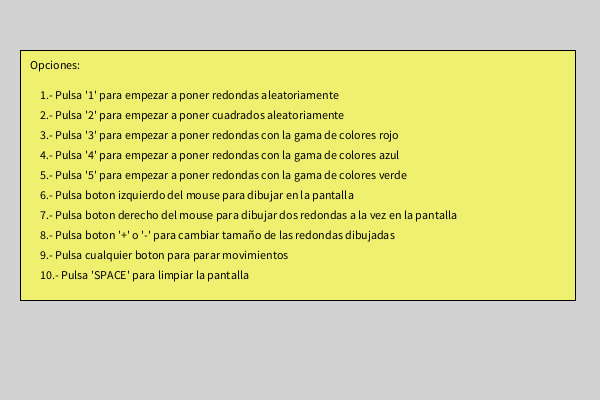
Frame 1 (no input)
Frame 60 (the mouse pressed at the canvas centre just before this capture): identical to frame 1, image omitted
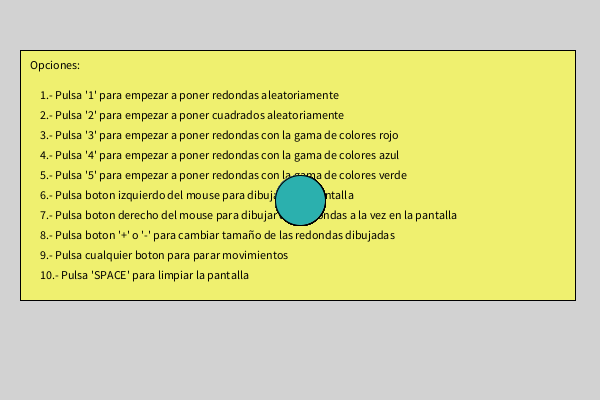
Frame 120 (the mouse held since frame 60 and released just before this capture)

The Processing sketch that drew these frames (run headless with seeded random() and noise(); from frame 60 on, the mouse is pressed at the canvas centre):

// Processing sketch: processing_78171
// ── processing_78171.pde

float x = 0;
float y = 0;
float tamany = 0;
int color0 = 40;
int color1 = 255;
int pintar = 50;

void setup(){
  size(600,400);
  background(210);
  fill (239,240,111);
  quad (20,50,575,50,575,300,20,300);
  fill (0); 
  text ("Opciones:", 30, 60, 60, 50);
  text ("1.- Pulsa '1' para empezar a poner redondas aleatoriamente", 40, 90, 550, 50);
  text ("2.- Pulsa '2' para empezar a poner cuadrados aleatoriamente", 40, 110, 550, 150);
  text ("3.- Pulsa '3' para empezar a poner redondas con la gama de colores rojo", 40, 130, 550, 150);
  text ("4.- Pulsa '4' para empezar a poner redondas con la gama de colores azul", 40, 150, 550, 150);
  text ("5.- Pulsa '5' para empezar a poner redondas con la gama de colores verde", 40, 170, 550, 150); 
  text ("6.- Pulsa boton izquierdo del mouse para dibujar en la pantalla",40, 190, 550, 150);
  text ("7.- Pulsa boton derecho del mouse para dibujar dos redondas a la vez en la pantalla",40, 210, 550, 150);
  text ("8.- Pulsa boton '+' o '-' para cambiar tamaño de las redondas dibujadas",40, 230, 550, 150);
  text ("9.- Pulsa cualquier boton para parar movimientos",40, 250, 550, 150);
  text ("10.- Pulsa 'SPACE' para limpiar la pantalla", 40, 270, 550, 150);
  
}

void draw(){
  
  x = random(800);
  y = random(600);
  tamany = random(15,50);
  
  
  if (key =='1'){
    fill (int(random(20,180)),int(random(20,180)),int(random(20,180)));
    ellipse(x,y,tamany,tamany);
  }
  
  if (key =='2'){
    fill (int(random(color0 + 130,color1)),int(random(color0 + 130,color1)),int(random(color0 + 130,color1)));
    rect(x,y,tamany,tamany);
  }
  
  if (key == '3') {
    x = random(800);
    y = random(550);
    tamany = random(10,40);  
    fill (int(random(color0,color1)),int(random(color0)),int(random(color0)));
    ellipse(x,y,tamany,tamany);
  }
  if (key == '4') {
    x = random(800);
    y = random(550);
    tamany = random(10,40); 
    fill (int(random(color0)),int(random(color0,color1)),int(random(color0)));
    ellipse(x,y,tamany,tamany);
  }  
  if (key == '5') {
    x = random(800);
    y = random(550);
    tamany = random(10,40); 
    fill (int(random(color0)),int(random(color0)),int(random(color0 + 30,color1)));
    ellipse(x,y,tamany,tamany);
  }
  
  if(mousePressed){
    fill (random(30,220),random(30,220),random(30,220));
    ellipse(mouseX,mouseY,pintar,pintar);
  }
  if(keyPressed && key =='+'){
    pintar=pintar+1;    
    }
  if(keyPressed && key =='-'){
    pintar=pintar-1;
   }
  if(pintar==0){
    pintar=1;
  }
  
  if(mousePressed && mouseButton == RIGHT){
    fill (random(30,220),random(30,220),random(30,220));
    ellipse(mouseX,mouseY,pintar,pintar);
    ellipse(mouseY,mouseX,pintar,pintar);
  }
  if(keyPressed && key =='+'){
    pintar=pintar+1;    
    }
  if(keyPressed && key =='-'){
    pintar=pintar-1;
   }
  if(pintar==0){
    pintar=1;
  }
  
}

void keyPressed (){
  
  if (key == ' '){
  background(255);
  fill (239,240,111);
  quad (20,50,575,50,575,300,20,300);
  fill (0); 
  text ("Opciones:", 30, 60, 60, 50);
  text ("1.- Pulsa '1' para empezar a poner redondas aleatoriamente", 40, 90, 550, 50);
  text ("2.- Pulsa '2' para empezar a poner cuadrados aleatoriamente", 40, 110, 550, 150);
  text ("3.- Pulsa '3' para empezar a poner redondas con la gama de colores rojo", 40, 130, 550, 150);
  text ("4.- Pulsa '4' para empezar a poner redondas con la gama de colores azul", 40, 150, 550, 150);
  text ("5.- Pulsa '5' para empezar a poner redondas con la gama de colores verde", 40, 170, 550, 150); 
  text ("6.- Pulsa boton izquierdo del mouse para dibujar en la pantalla",40, 190, 550, 150);
  text ("7.- Pulsa boton derecho del mouse para dibujar dos redondas a la vez en la pantalla",40, 210, 550, 150);
  text ("8.- Pulsa boton '+' o '-' para cambiar tamaño de las redondas dibujadas",40, 230, 550, 150);
  text ("9.- Pulsa cualquier boton para parar movimientos",40, 250, 550, 150);
  text ("10.- Pulsa 'SPACE' para limpiar la pantalla", 40, 270, 550, 150);
  }
  
}
